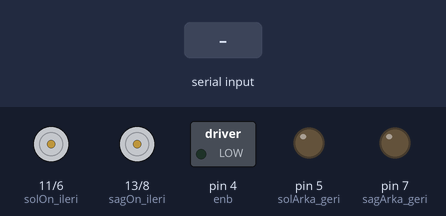
Bench run of a sketch on a simulated Arduino Uno, built with avr-gcc and run on an emulated ATmega328P. Shown: motor-driver pin pairs drawn as motors (green arrow = first pin HIGH = forward, orange = second pin HIGH = backward, longer = more drive), switched loads named in the sketch (green lamp = pin HIGH), output pins drawn as LEDs (lit = HIGH). The inputs (shaded band) are chosen by the test bench.

Above: at 1.2 s.
1.3 s: "L" received over Serial
At 2.5 s:
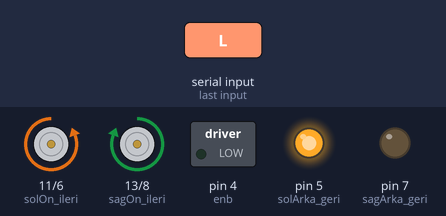
2.8 s: "R" received over Serial
At 3.7 s:
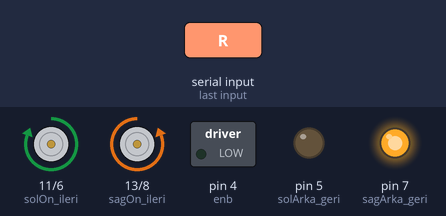
4.3 s: "F" received over Serial
At 4.8 s:
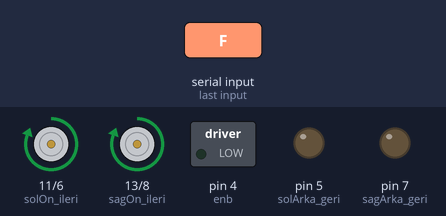
5.8 s: "B" received over Serial
At 7.0 s:
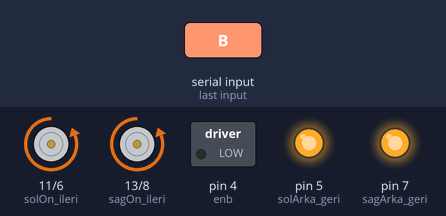
7.3 s: "C" received over Serial
At 8.3 s:
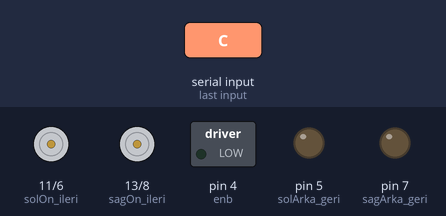
Timing chart, 0 to 9.8 s (numbered marks = the images above; inputs shaded):
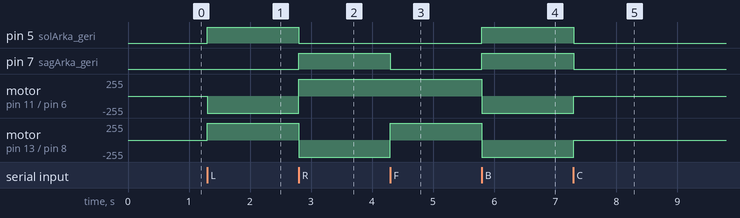

The sketch:

matlab_nesne_takip_kod.ino
```cpp
//motor pinleri
const int sagOn_ileri=13;
const int sagOn_geri=8;
const int sagArka_ileri=12;
const int sagArka_geri=7;
const int solOn_ileri=11;
const int solOn_geri=6;
const int solArka_ileri=10;
const int solArka_geri=5;

//hız kontrol pin
const int ena=5;
const int enb=4;
//motorların hızı
const int motor_hiz = 200; // motor hızı

void setup()
{
Serial.begin(9600);

pinMode(sagOn_ileri,OUTPUT);
pinMode(sagOn_geri,OUTPUT);
pinMode(sagArka_geri,OUTPUT);
pinMode(sagArka_geri,OUTPUT);
pinMode(solOn_ileri,OUTPUT);
pinMode(solOn_geri,OUTPUT);
pinMode(solArka_geri,OUTPUT);
pinMode(solArka_geri,OUTPUT);
pinMode(ena, OUTPUT);
pinMode(enb, OUTPUT);
}

void loop()
{
  int val;
if (Serial.available())
{

val=Serial.read();
if(val=='L')
{

digitalWrite(13,HIGH);
digitalWrite(12,HIGH);
digitalWrite(11,LOW);
digitalWrite(10,LOW);
digitalWrite(8,LOW);
digitalWrite(7,LOW);
digitalWrite(6,HIGH);
digitalWrite(5,HIGH);


}
else if(val=='R')
{

digitalWrite(sagOn_ileri,LOW);
digitalWrite(12,LOW);
digitalWrite(11,HIGH);
digitalWrite(10,HIGH);
digitalWrite(8,HIGH);
digitalWrite(7,HIGH);
digitalWrite(6,LOW);
digitalWrite(5,LOW);
}
else if(val=='C')
{

digitalWrite(13,LOW);
digitalWrite(12,LOW);
digitalWrite(11,LOW);
digitalWrite(10,LOW);
digitalWrite(8,LOW);
digitalWrite(7,LOW);
digitalWrite(6,LOW);
digitalWrite(5,LOW);
}
else if(val=='F')
{

digitalWrite(13,HIGH);
digitalWrite(12,HIGH);
digitalWrite(11,HIGH);
digitalWrite(10,HIGH);
digitalWrite(8,LOW);
digitalWrite(7,LOW);
digitalWrite(6,LOW);
digitalWrite(5,LOW);

}
else if(val=='B')
{

digitalWrite(13,LOW);
digitalWrite(12,LOW);
digitalWrite(11,LOW);
digitalWrite(10,LOW);
digitalWrite(8,HIGH);
digitalWrite(7,HIGH);
digitalWrite(6,HIGH);
digitalWrite(5,HIGH);

}

}
}
```

Measured:
- after the input at 1.3 s, pin 5 (solArka_geri): LOW → HIGH at once; motor on pin 11 (solOn_ileri) / pin 6 (solOn_geri): stopped → backward 255/255 at once; motor on pin 13 (sagOn_ileri) / pin 8 (sagOn_geri): stopped → forward 255/255 at once
- after the input at 2.8 s, pin 5 (solArka_geri): HIGH → LOW at once; pin 7 (sagArka_geri): LOW → HIGH at once; motor on pin 11 (solOn_ileri) / pin 6 (solOn_geri): backward 255/255 → forward 255/255 at once; motor on pin 13 (sagOn_ileri) / pin 8 (sagOn_geri): forward 255/255 → backward 255/255 at once
- after the input at 4.3 s, pin 7 (sagArka_geri): HIGH → LOW at once; motor on pin 13 (sagOn_ileri) / pin 8 (sagOn_geri): backward 255/255 → forward 255/255 at once
- after the input at 5.8 s, pin 5 (solArka_geri), pin 7 (sagArka_geri): LOW → HIGH at once; motor on pin 11 (solOn_ileri) / pin 6 (solOn_geri), motor on pin 13 (sagOn_ileri) / pin 8 (sagOn_geri): forward 255/255 → backward 255/255 at once
- after the input at 7.3 s, pin 5 (solArka_geri), pin 7 (sagArka_geri): HIGH → LOW at once; motor on pin 11 (solOn_ileri) / pin 6 (solOn_geri), motor on pin 13 (sagOn_ileri) / pin 8 (sagOn_geri): backward 255/255 → stopped at once
